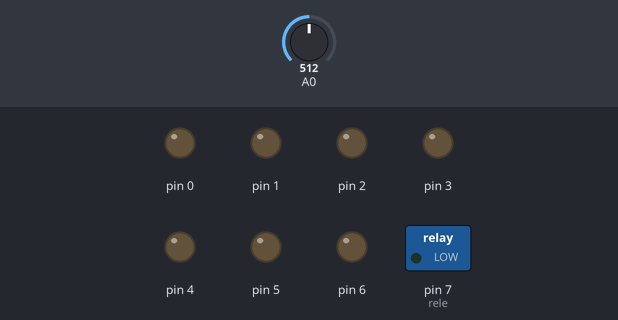
This sketch was run on a simulated Arduino Uno, built with avr-gcc and run on an emulated ATmega328P. Shown: switched loads named in the sketch (green lamp = pin HIGH), output pins drawn as LEDs (lit = HIGH). The inputs (shaded band) are chosen by the test bench; at power-on: A0 = 512.

Above: at 1.2 s.
1.3 s: A0 set to 71
At 2.2 s:
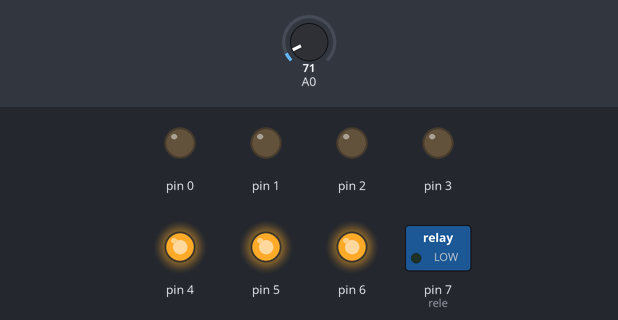
Timing chart, 0 to 4.3 s (numbered marks = the images above; inputs shaded):
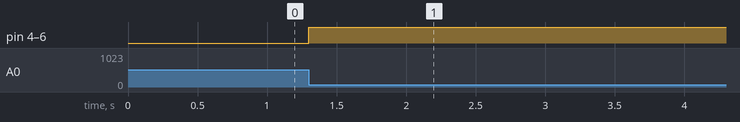

The sketch:

termostatohiste7seg.ino
```cpp
//Autor:Dario Jorge Iglesias
//Variables de IN y OUT
boolean D,C,B,A,a,b,c,d,e,f,g;
boolean Q0,Q1,Q2,Q3,Q4,Q5,Q6;
boolean Q7,Q8,Q9,S,R,Qn,NOQn;
int temp;
void setup(){//Configuración
 pinMode(7,OUTPUT);//rele
 pinMode(6,OUTPUT);//6 salida a
 pinMode(5,OUTPUT);//b
 pinMode(4,OUTPUT);//c
 pinMode(3,OUTPUT);//d
 pinMode(2,OUTPUT);//e
 pinMode(1,OUTPUT);//f
 pinMode(0,OUTPUT);}//g
void loop(){//Super lazo infinito
 temp=analogRead(A0);
 if((temp>=20)&&(temp<=81)){
 temp=map(temp,20,81,0,9);
 D=boolean((temp&0x08)/8);
 C=boolean((temp&0x04)/4);
 B=boolean((temp&0x02)/2);
 A=boolean((temp&0x01)/1);
 a=!(C^A)|(B)|(D); //función de seg.
 digitalWrite(6,a);//Refresca seg.
 b=(!C)|!(B^A);digitalWrite(5,b);
 c=A|C|(!B);digitalWrite(4,c);
 d=(!C&!A)|(B&!A)|(C&!B&A)|(!C&B);
 digitalWrite(3,d);e=(!C&!A)|(B&!A);
 digitalWrite(2,e);f=(!B&!A)|(C&!B)|(C&!A)|D;
 digitalWrite(1,f);g=(C^B)|(B&!A)|D;
 digitalWrite(0,g);//fin conv. Decodifica
 Q0=!(!D&!C&!B&!A);Q1=!(!D&!C&!B&A);
 Q2=!(!D&!C&B&!A); Q3=!(!D&!C&B&A);
 Q4=!(!D&C&!B&!A); Q5=!(!D&C&!B&A);
 Q6=!(!D&C&B&!A);  Q7=!(!D&C&B&A);
 Q8=!(D&!C&!B&!A); Q9=!(D&!C&!B&A);
 S=!Q0&Q1&Q2&Q3&Q4&Q5&Q6&Q7&Q8&Q9;
 R=Q0&Q1&Q2&Q3&Q4&Q5&Q6&Q7&Q8&!Q9;
 Qn=!(R|NOQn);NOQn=!(S|Qn);
 digitalWrite(7,NOQn);}}
```

Measured:
- after the input at 1.3 s, pin 4–6: LOW → HIGH at once
